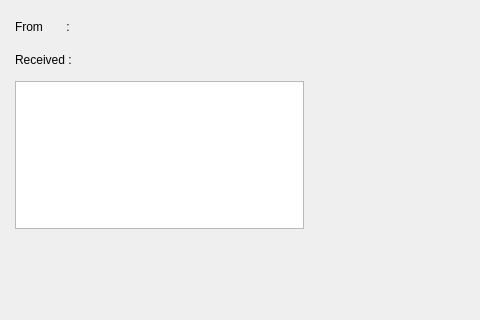
<?xml version="1.0" encoding="UTF-8"?>
<ui version="4.0">
 <class>MessageInfo</class>
 <widget class="QWidget" name="MessageInfo">
  <property name="geometry">
   <rect>
    <x>0</x>
    <y>0</y>
    <width>480</width>
    <height>320</height>
   </rect>
  </property>
  <property name="sizePolicy">
   <sizepolicy hsizetype="Fixed" vsizetype="Fixed">
    <horstretch>0</horstretch>
    <verstretch>0</verstretch>
   </sizepolicy>
  </property>
  <property name="windowTitle">
   <string>Form</string>
  </property>
  <property name="styleSheet">
   <string notr="true"/>
  </property>
  <widget class="QWidget" name="gridLayoutWidget">
   <property name="geometry">
    <rect>
     <x>9</x>
     <y>10</y>
     <width>301</width>
     <height>224</height>
    </rect>
   </property>
   <layout class="QGridLayout" name="SMSLayout">
    <property name="sizeConstraint">
     <enum>QLayout::SetFixedSize</enum>
    </property>
    <property name="leftMargin">
     <number>6</number>
    </property>
    <property name="topMargin">
     <number>6</number>
    </property>
    <property name="rightMargin">
     <number>6</number>
    </property>
    <property name="bottomMargin">
     <number>6</number>
    </property>
    <property name="verticalSpacing">
     <number>6</number>
    </property>
    <item row="1" column="2" colspan="2">
     <widget class="QLabel" name="lRecievedTime">
      <property name="sizePolicy">
       <sizepolicy hsizetype="Fixed" vsizetype="Fixed">
        <horstretch>0</horstretch>
        <verstretch>0</verstretch>
       </sizepolicy>
      </property>
      <property name="minimumSize">
       <size>
        <width>100</width>
        <height>30</height>
       </size>
      </property>
      <property name="font">
       <font>
        <family>Droid Sans [unknown]</family>
        <pointsize>14</pointsize>
        <weight>75</weight>
        <bold>true</bold>
       </font>
      </property>
      <property name="text">
       <string/>
      </property>
      <property name="alignment">
       <set>Qt::AlignLeading|Qt::AlignLeft|Qt::AlignVCenter</set>
      </property>
     </widget>
    </item>
    <item row="0" column="1">
     <widget class="QLabel" name="label">
      <property name="sizePolicy">
       <sizepolicy hsizetype="Fixed" vsizetype="Fixed">
        <horstretch>0</horstretch>
        <verstretch>0</verstretch>
       </sizepolicy>
      </property>
      <property name="text">
       <string>From       : </string>
      </property>
     </widget>
    </item>
    <item row="0" column="2" colspan="2">
     <widget class="QLabel" name="lPhoneNumber">
      <property name="sizePolicy">
       <sizepolicy hsizetype="Fixed" vsizetype="Fixed">
        <horstretch>0</horstretch>
        <verstretch>0</verstretch>
       </sizepolicy>
      </property>
      <property name="font">
       <font>
        <family>Droid Sans [unknown]</family>
        <pointsize>14</pointsize>
        <weight>75</weight>
        <bold>true</bold>
       </font>
      </property>
      <property name="text">
       <string/>
      </property>
     </widget>
    </item>
    <item row="1" column="1">
     <widget class="QLabel" name="label_2">
      <property name="sizePolicy">
       <sizepolicy hsizetype="Fixed" vsizetype="Fixed">
        <horstretch>0</horstretch>
        <verstretch>0</verstretch>
       </sizepolicy>
      </property>
      <property name="text">
       <string>Received : </string>
      </property>
     </widget>
    </item>
    <item row="2" column="1" colspan="3">
     <widget class="QTextEdit" name="message">
      <property name="sizePolicy">
       <sizepolicy hsizetype="Fixed" vsizetype="Fixed">
        <horstretch>0</horstretch>
        <verstretch>0</verstretch>
       </sizepolicy>
      </property>
      <property name="minimumSize">
       <size>
        <width>289</width>
        <height>148</height>
       </size>
      </property>
      <property name="maximumSize">
       <size>
        <width>289</width>
        <height>148</height>
       </size>
      </property>
      <property name="font">
       <font>
        <family>Droid Sans [unknown]</family>
        <pointsize>14</pointsize>
        <weight>75</weight>
        <bold>true</bold>
       </font>
      </property>
      <property name="readOnly">
       <bool>true</bool>
      </property>
     </widget>
    </item>
   </layout>
  </widget>
 </widget>
 <resources/>
 <connections/>
</ui>
